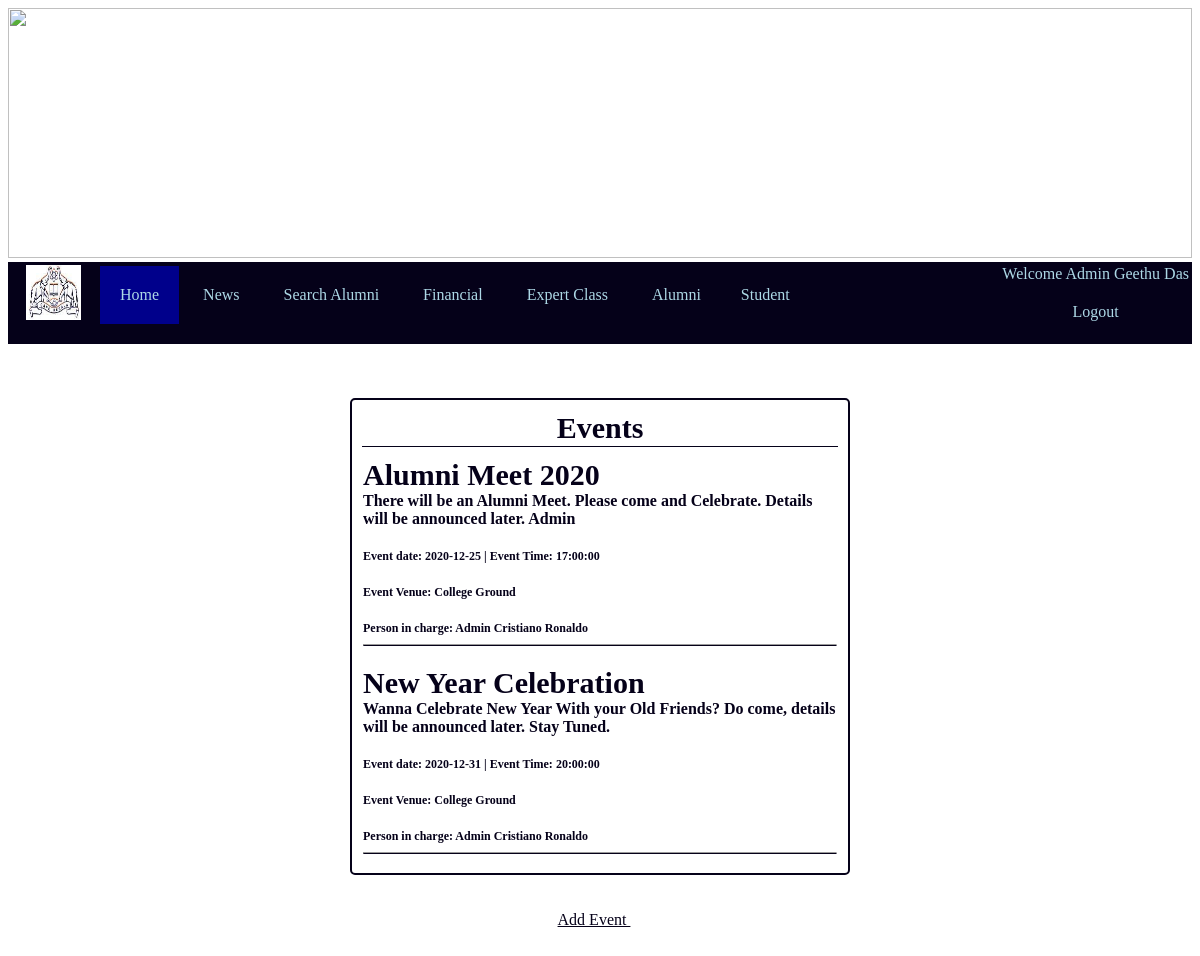
Screenshot of /events.php (signed in) with the database file from the repository.
### tables this page shows
CREATE TABLE `event` (
  `e_id` varchar(50) NOT NULL,
  `e_name` varchar(100) NOT NULL,
  `e_date` date NOT NULL,
  `e_time` time NOT NULL,
  `e_desc` longtext NOT NULL,
  `e_venue` varchar(50) NOT NULL,
  `e_pic` varchar(100) NOT NULL
);

### events.php (the view, shortened to what this page needs)
<!DOCTYPE html>
<html>
<head>
<link rel="stylesheet" href="css/header_navigationbar.css" />
<link rel="stylesheet" href="css/event&ann.css" />
<?php
include_once "setting/adminpage_navigation.php";
include_once "connect_database.php";
?>
</head>
<body>
<div align="center">
<br><br><br>
<?php
	$sql = "SELECT * FROM event ";
	$result = $conn->query($sql);
	echo "<table class=tb1 cellspacing=10>";
	echo "<th class=th1>Events</th>";
	while($row = mysqli_fetch_assoc($result))
	{
        echo "<tr>";
		echo "<td class=td1><span class=sp3>".$row["e_name"]."</span>";
		echo "<br /><span class=sp2>".$row["e_desc"]."</span>";
		echo "<br /><br /><span class=sp1>Event date: ".$row["e_date"]." | Event Time: ".$row["e_time"]." </span>";
		echo "<br /><br /><span class=sp1>Event Venue: ".$row["e_venue"]." </span>";
		echo "<br /><br /><span class=sp1>Person in charge: ".$row["e_pic"]." </span>";
		echo "<hr class=line>";
		echo "</td></tr>";
    }
    echo "</table><br /><br />";
	echo "<a href=add_event.php> Add Event </a> &nbsp;&nbsp;&nbsp";
?>
</div>
<br><br><br>
</body>
</html>

### css/header_navigationbar.css (style rules this page uses)
body { background-color:white; }

### css/event&ann.css (style rules this page uses)
body { background-color:white; color:#050119; }
table.tb1 { border-radius:5px; text-align:left; border:2px solid; border-color:#050119; width:500px; }
th.th1 { text-align:center; font-size:30px; border-bottom:1px solid; cursor:context-menu; }
td.td1 { width:200px; font-weight:bold; cursor:context-menu; }
span.sp1 { font-size:12px; padding-bottom:5px; }
span.sp2 { font-size:16px; }
span.sp3 { font-size:30px; padding-bottom:5px; }
a { color:#050119; font-size:16px; padding:5px; }
.line { border-bottom: 1px solid #050119; }

### rows the page displays
event: e_name "Alumni Meet 2020", e_desc "There will be an Alumni Meet. Please come and Celebrate. Details will be announced later. Admin", e_date "2020-12-25", e_time "17:00:00", e_venue "College Ground", e_pic "Admin Cristiano Ronaldo"
event: e_name "New Year Celebration", e_desc "Wanna Celebrate New Year With your Old Friends? Do come, details will be announced later. Stay Tuned.", e_date "2020-12-31", e_time "20:00:00", e_venue "College Ground", e_pic "Admin Cristiano Ronaldo"

### other values shown
$username1 "Geethu Das"
